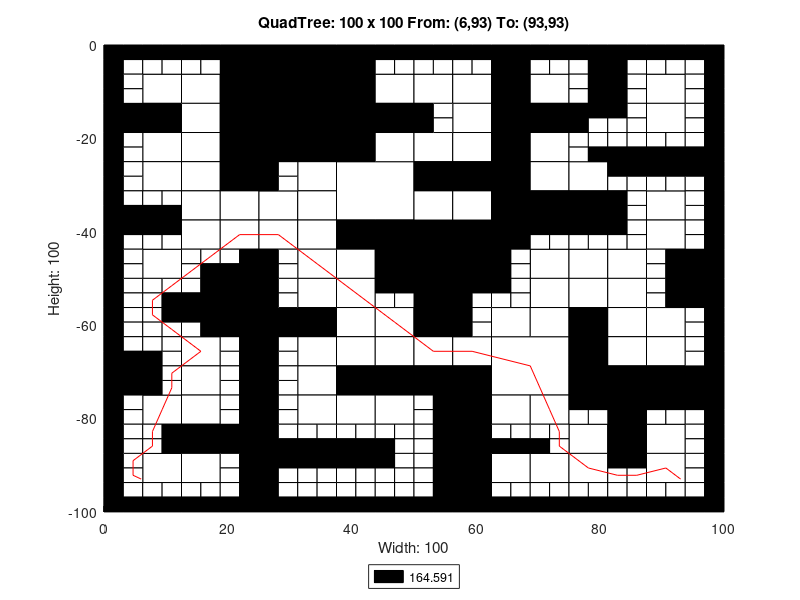

MATLAB code for this plot:
axis([0 100 -100 0]);
title('QuadTree: 100 x 100 From: (6,93) To: (93,93)');
xlabel('Width: 100');
ylabel('Height: 100');
rectangle('Position',[25 -12.5 12.5 12.5], 'FaceColor',[0 0 0]);
rectangle('Position',[25 -25 12.5 12.5], 'FaceColor',[0 0 0]);
rectangle('Position',[37.5 -37.5 12.5 12.5], 'FaceColor',[1 1 1]);
rectangle('Position',[50 -50 12.5 12.5], 'FaceColor',[0 0 0]);
rectangle('Position',[62.5 -75 12.5 12.5], 'FaceColor',[1 1 1]);
rectangle('Position',[6.25 -12.5 6.25 6.25], 'FaceColor',[1 1 1]);
rectangle('Position',[18.75 -6.25 6.25 6.25], 'FaceColor',[0 0 0]);
rectangle('Position',[12.5 -12.5 6.25 6.25], 'FaceColor',[1 1 1]);
rectangle('Position',[18.75 -12.5 6.25 6.25], 'FaceColor',[0 0 0]);
rectangle('Position',[0 -18.75 6.25 6.25], 'FaceColor',[0 0 0]);
rectangle('Position',[6.25 -18.75 6.25 6.25], 'FaceColor',[0 0 0]);
rectangle('Position',[6.25 -25 6.25 6.25], 'FaceColor',[1 1 1]);
rectangle('Position',[12.5 -18.75 6.25 6.25], 'FaceColor',[1 1 1]);
rectangle('Position',[18.75 -18.75 6.25 6.25], 'FaceColor',[0 0 0]);
rectangle('Position',[12.5 -25 6.25 6.25], 'FaceColor',[1 1 1]);
rectangle('Position',[18.75 -25 6.25 6.25], 'FaceColor',[0 0 0]);
rectangle('Position',[37.5 -6.25 6.25 6.25], 'FaceColor',[0 0 0]);
rectangle('Position',[37.5 -12.5 6.25 6.25], 'FaceColor',[0 0 0]);
rectangle('Position',[43.75 -12.5 6.25 6.25], 'FaceColor',[1 1 1]);
rectangle('Position',[37.5 -18.75 6.25 6.25], 'FaceColor',[0 0 0]);
rectangle('Position',[43.75 -18.75 6.25 6.25], 'FaceColor',[0 0 0]);
rectangle('Position',[37.5 -25 6.25 6.25], 'FaceColor',[0 0 0]);
rectangle('Position',[43.75 -25 6.25 6.25], 'FaceColor',[1 1 1]);
rectangle('Position',[6.25 -31.25 6.25 6.25], 'FaceColor',[1 1 1]);
rectangle('Position',[12.5 -31.25 6.25 6.25], 'FaceColor',[1 1 1]);
rectangle('Position',[18.75 -31.25 6.25 6.25], 'FaceColor',[0 0 0]);
rectangle('Position',[12.5 -37.5 6.25 6.25], 'FaceColor',[1 1 1]);
rectangle('Position',[18.75 -37.5 6.25 6.25], 'FaceColor',[1 1 1]);
rectangle('Position',[6.25 -50 6.25 6.25], 'FaceColor',[1 1 1]);
rectangle('Position',[12.5 -43.75 6.25 6.25], 'FaceColor',[1 1 1]);
rectangle('Position',[18.75 -43.75 6.25 6.25], 'FaceColor',[1 1 1]);
rectangle('Position',[31.25 -31.25 6.25 6.25], 'FaceColor',[1 1 1]);
rectangle('Position',[25 -37.5 6.25 6.25], 'FaceColor',[1 1 1]);
rectangle('Position',[31.25 -37.5 6.25 6.25], 'FaceColor',[1 1 1]);
rectangle('Position',[25 -43.75 6.25 6.25], 'FaceColor',[1 1 1]);
rectangle('Position',[31.25 -43.75 6.25 6.25], 'FaceColor',[1 1 1]);
rectangle('Position',[31.25 -50 6.25 6.25], 'FaceColor',[1 1 1]);
rectangle('Position',[37.5 -43.75 6.25 6.25], 'FaceColor',[0 0 0]);
rectangle('Position',[43.75 -43.75 6.25 6.25], 'FaceColor',[0 0 0]);
rectangle('Position',[37.5 -50 6.25 6.25], 'FaceColor',[1 1 1]);
rectangle('Position',[43.75 -50 6.25 6.25], 'FaceColor',[0 0 0]);
rectangle('Position',[50 -12.5 6.25 6.25], 'FaceColor',[1 1 1]);
rectangle('Position',[56.25 -12.5 6.25 6.25], 'FaceColor',[1 1 1]);
rectangle('Position',[62.5 -6.25 6.25 6.25], 'FaceColor',[0 0 0]);
rectangle('Position',[62.5 -12.5 6.25 6.25], 'FaceColor',[0 0 0]);
rectangle('Position',[68.75 -12.5 6.25 6.25], 'FaceColor',[1 1 1]);
rectangle('Position',[56.25 -18.75 6.25 6.25], 'FaceColor',[1 1 1]);
rectangle('Position',[50 -25 6.25 6.25], 'FaceColor',[1 1 1]);
rectangle('Position',[56.25 -25 6.25 6.25], 'FaceColor',[1 1 1]);
rectangle('Position',[62.5 -18.75 6.25 6.25], 'FaceColor',[0 0 0]);
rectangle('Position',[68.75 -18.75 6.25 6.25], 'FaceColor',[0 0 0]);
rectangle('Position',[62.5 -25 6.25 6.25], 'FaceColor',[0 0 0]);
rectangle('Position',[68.75 -25 6.25 6.25], 'FaceColor',[1 1 1]);
rectangle('Position',[87.5 -12.5 6.25 6.25], 'FaceColor',[1 1 1]);
rectangle('Position',[87.5 -18.75 6.25 6.25], 'FaceColor',[1 1 1]);
rectangle('Position',[50 -31.25 6.25 6.25], 'FaceColor',[0 0 0]);
rectangle('Position',[56.25 -31.25 6.25 6.25], 'FaceColor',[0 0 0]);
rectangle('Position',[50 -37.5 6.25 6.25], 'FaceColor',[1 1 1]);
rectangle('Position',[56.25 -37.5 6.25 6.25], 'FaceColor',[1 1 1]);
rectangle('Position',[62.5 -31.25 6.25 6.25], 'FaceColor',[0 0 0]);
rectangle('Position',[68.75 -31.25 6.25 6.25], 'FaceColor',[1 1 1]);
rectangle('Position',[62.5 -37.5 6.25 6.25], 'FaceColor',[0 0 0]);
rectangle('Position',[68.75 -37.5 6.25 6.25], 'FaceColor',[0 0 0]);
rectangle('Position',[62.5 -43.75 6.25 6.25], 'FaceColor',[0 0 0]);
rectangle('Position',[68.75 -50 6.25 6.25], 'FaceColor',[1 1 1]);
rectangle('Position',[75 -31.25 6.25 6.25], 'FaceColor',[1 1 1]);
rectangle('Position',[75 -37.5 6.25 6.25], 'FaceColor',[0 0 0]);
rectangle('Position',[87.5 -37.5 6.25 6.25], 'FaceColor',[1 1 1]);
rectangle('Position',[75 -50 6.25 6.25], 'FaceColor',[1 1 1]);
rectangle('Position',[81.25 -50 6.25 6.25], 'FaceColor',[1 1 1]);
rectangle('Position',[87.5 -43.75 6.25 6.25], 'FaceColor',[1 1 1]);
rectangle('Position',[93.75 -50 6.25 6.25], 'FaceColor',[0 0 0]);
rectangle('Position',[18.75 -56.25 6.25 6.25], 'FaceColor',[0 0 0]);
rectangle('Position',[18.75 -62.5 6.25 6.25], 'FaceColor',[0 0 0]);
rectangle('Position',[0 -75 6.25 6.25], 'FaceColor',[0 0 0]);
rectangle('Position',[12.5 -68.75 6.25 6.25], 'FaceColor',[1 1 1]);
rectangle('Position',[12.5 -75 6.25 6.25], 'FaceColor',[1 1 1]);
rectangle('Position',[31.25 -56.25 6.25 6.25], 'FaceColor',[1 1 1]);
rectangle('Position',[25 -62.5 6.25 6.25], 'FaceColor',[0 0 0]);
rectangle('Position',[31.25 -62.5 6.25 6.25], 'FaceColor',[0 0 0]);
rectangle('Position',[37.5 -56.25 6.25 6.25], 'FaceColor',[1 1 1]);
rectangle('Position',[37.5 -62.5 6.25 6.25], 'FaceColor',[1 1 1]);
rectangle('Position',[43.75 -62.5 6.25 6.25], 'FaceColor',[1 1 1]);
rectangle('Position',[31.25 -68.75 6.25 6.25], 'FaceColor',[1 1 1]);
rectangle('Position',[31.25 -75 6.25 6.25], 'FaceColor',[1 1 1]);
rectangle('Position',[37.5 -68.75 6.25 6.25], 'FaceColor',[1 1 1]);
rectangle('Position',[43.75 -68.75 6.25 6.25], 'FaceColor',[1 1 1]);
rectangle('Position',[37.5 -75 6.25 6.25], 'FaceColor',[0 0 0]);
rectangle('Position',[43.75 -75 6.25 6.25], 'FaceColor',[0 0 0]);
rectangle('Position',[6.25 -81.25 6.25 6.25], 'FaceColor',[1 1 1]);
rectangle('Position',[12.5 -81.25 6.25 6.25], 'FaceColor',[1 1 1]);
rectangle('Position',[12.5 -87.5 6.25 6.25], 'FaceColor',[0 0 0]);
rectangle('Position',[18.75 -87.5 6.25 6.25], 'FaceColor',[0 0 0]);
rectangle('Position',[6.25 -93.75 6.25 6.25], 'FaceColor',[1 1 1]);
rectangle('Position',[12.5 -93.75 6.25 6.25], 'FaceColor',[1 1 1]);
rectangle('Position',[31.25 -81.25 6.25 6.25], 'FaceColor',[1 1 1]);
rectangle('Position',[37.5 -81.25 6.25 6.25], 'FaceColor',[1 1 1]);
rectangle('Position',[43.75 -81.25 6.25 6.25], 'FaceColor',[1 1 1]);
rectangle('Position',[50 -56.25 6.25 6.25], 'FaceColor',[0 0 0]);
rectangle('Position',[50 -62.5 6.25 6.25], 'FaceColor',[0 0 0]);
rectangle('Position',[68.75 -56.25 6.25 6.25], 'FaceColor',[1 1 1]);
rectangle('Position',[62.5 -62.5 6.25 6.25], 'FaceColor',[1 1 1]);
rectangle('Position',[68.75 -62.5 6.25 6.25], 'FaceColor',[1 1 1]);
rectangle('Position',[50 -68.75 6.25 6.25], 'FaceColor',[1 1 1]);
rectangle('Position',[56.25 -68.75 6.25 6.25], 'FaceColor',[1 1 1]);
rectangle('Position',[50 -75 6.25 6.25], 'FaceColor',[0 0 0]);
rectangle('Position',[56.25 -75 6.25 6.25], 'FaceColor',[0 0 0]);
rectangle('Position',[75 -56.25 6.25 6.25], 'FaceColor',[1 1 1]);
rectangle('Position',[81.25 -56.25 6.25 6.25], 'FaceColor',[1 1 1]);
rectangle('Position',[75 -62.5 6.25 6.25], 'FaceColor',[0 0 0]);
rectangle('Position',[81.25 -62.5 6.25 6.25], 'FaceColor',[1 1 1]);
rectangle('Position',[93.75 -56.25 6.25 6.25], 'FaceColor',[0 0 0]);
rectangle('Position',[87.5 -62.5 6.25 6.25], 'FaceColor',[1 1 1]);
rectangle('Position',[75 -68.75 6.25 6.25], 'FaceColor',[0 0 0]);
rectangle('Position',[81.25 -68.75 6.25 6.25], 'FaceColor',[1 1 1]);
rectangle('Position',[75 -75 6.25 6.25], 'FaceColor',[0 0 0]);
rectangle('Position',[81.25 -75 6.25 6.25], 'FaceColor',[0 0 0]);
rectangle('Position',[87.5 -68.75 6.25 6.25], 'FaceColor',[1 1 1]);
rectangle('Position',[87.5 -75 6.25 6.25], 'FaceColor',[0 0 0]);
rectangle('Position',[93.75 -75 6.25 6.25], 'FaceColor',[0 0 0]);
rectangle('Position',[56.25 -81.25 6.25 6.25], 'FaceColor',[0 0 0]);
rectangle('Position',[56.25 -87.5 6.25 6.25], 'FaceColor',[0 0 0]);
rectangle('Position',[62.5 -81.25 6.25 6.25], 'FaceColor',[1 1 1]);
rectangle('Position',[68.75 -81.25 6.25 6.25], 'FaceColor',[1 1 1]);
rectangle('Position',[56.25 -93.75 6.25 6.25], 'FaceColor',[0 0 0]);
rectangle('Position',[56.25 -100 6.25 6.25], 'FaceColor',[0 0 0]);
rectangle('Position',[62.5 -93.75 6.25 6.25], 'FaceColor',[1 1 1]);
rectangle('Position',[68.75 -93.75 6.25 6.25], 'FaceColor',[1 1 1]);
rectangle('Position',[81.25 -81.25 6.25 6.25], 'FaceColor',[0 0 0]);
rectangle('Position',[75 -87.5 6.25 6.25], 'FaceColor',[1 1 1]);
rectangle('Position',[81.25 -87.5 6.25 6.25], 'FaceColor',[0 0 0]);
rectangle('Position',[87.5 -87.5 6.25 6.25], 'FaceColor',[1 1 1]);
rectangle('Position',[75 -93.75 6.25 6.25], 'FaceColor',[1 1 1]);
rectangle('Position',[87.5 -93.75 6.25 6.25], 'FaceColor',[1 1 1]);
rectangle('Position',[0 -3.125 3.125 3.125], 'FaceColor',[0 0 0]);
rectangle('Position',[3.125 -3.125 3.125 3.125], 'FaceColor',[0 0 0]);
rectangle('Position',[0 -6.25 3.125 3.125], 'FaceColor',[0 0 0]);
rectangle('Position',[3.125 -6.25 3.125 3.125], 'FaceColor',[1 1 1]);
rectangle('Position',[6.25 -3.125 3.125 3.125], 'FaceColor',[0 0 0]);
rectangle('Position',[9.375 -3.125 3.125 3.125], 'FaceColor',[0 0 0]);
rectangle('Position',[6.25 -6.25 3.125 3.125], 'FaceColor',[1 1 1]);
rectangle('Position',[9.375 -6.25 3.125 3.125], 'FaceColor',[1 1 1]);
rectangle('Position',[0 -9.375 3.125 3.125], 'FaceColor',[0 0 0]);
rectangle('Position',[3.125 -9.375 3.125 3.125], 'FaceColor',[1 1 1]);
rectangle('Position',[0 -12.5 3.125 3.125], 'FaceColor',[0 0 0]);
rectangle('Position',[3.125 -12.5 3.125 3.125], 'FaceColor',[1 1 1]);
rectangle('Position',[12.5 -3.125 3.125 3.125], 'FaceColor',[0 0 0]);
rectangle('Position',[15.625 -3.125 3.125 3.125], 'FaceColor',[0 0 0]);
rectangle('Position',[12.5 -6.25 3.125 3.125], 'FaceColor',[1 1 1]);
rectangle('Position',[15.625 -6.25 3.125 3.125], 'FaceColor',[1 1 1]);
rectangle('Position',[0 -21.875 3.125 3.125], 'FaceColor',[0 0 0]);
rectangle('Position',[3.125 -21.875 3.125 3.125], 'FaceColor',[1 1 1]);
rectangle('Position',[0 -25 3.125 3.125], 'FaceColor',[0 0 0]);
rectangle('Position',[3.125 -25 3.125 3.125], 'FaceColor',[1 1 1]);
rectangle('Position',[43.75 -3.125 3.125 3.125], 'FaceColor',[0 0 0]);
rectangle('Position',[46.875 -3.125 3.125 3.125], 'FaceColor',[0 0 0]);
rectangle('Position',[43.75 -6.25 3.125 3.125], 'FaceColor',[1 1 1]);
rectangle('Position',[46.875 -6.25 3.125 3.125], 'FaceColor',[1 1 1]);
rectangle('Position',[0 -28.125 3.125 3.125], 'FaceColor',[0 0 0]);
rectangle('Position',[3.125 -28.125 3.125 3.125], 'FaceColor',[1 1 1]);
rectangle('Position',[0 -31.25 3.125 3.125], 'FaceColor',[0 0 0]);
rectangle('Position',[3.125 -31.25 3.125 3.125], 'FaceColor',[1 1 1]);
rectangle('Position',[0 -34.375 3.125 3.125], 'FaceColor',[0 0 0]);
rectangle('Position',[3.125 -34.375 3.125 3.125], 'FaceColor',[1 1 1]);
rectangle('Position',[0 -37.5 3.125 3.125], 'FaceColor',[0 0 0]);
rectangle('Position',[3.125 -37.5 3.125 3.125], 'FaceColor',[0 0 0]);
rectangle('Position',[6.25 -34.375 3.125 3.125], 'FaceColor',[1 1 1]);
rectangle('Position',[9.375 -34.375 3.125 3.125], 'FaceColor',[1 1 1]);
rectangle('Position',[6.25 -37.5 3.125 3.125], 'FaceColor',[0 0 0]);
rectangle('Position',[9.375 -37.5 3.125 3.125], 'FaceColor',[0 0 0]);
rectangle('Position',[0 -40.625 3.125 3.125], 'FaceColor',[0 0 0]);
rectangle('Position',[3.125 -40.625 3.125 3.125], 'FaceColor',[0 0 0]);
rectangle('Position',[0 -43.75 3.125 3.125], 'FaceColor',[0 0 0]);
rectangle('Position',[3.125 -43.75 3.125 3.125], 'FaceColor',[1 1 1]);
rectangle('Position',[6.25 -40.625 3.125 3.125], 'FaceColor',[0 0 0]);
rectangle('Position',[9.375 -40.625 3.125 3.125], 'FaceColor',[0 0 0]);
rectangle('Position',[6.25 -43.75 3.125 3.125], 'FaceColor',[1 1 1]);
rectangle('Position',[9.375 -43.75 3.125 3.125], 'FaceColor',[1 1 1]);
rectangle('Position',[0 -46.875 3.125 3.125], 'FaceColor',[0 0 0]);
rectangle('Position',[3.125 -46.875 3.125 3.125], 'FaceColor',[1 1 1]);
rectangle('Position',[0 -50 3.125 3.125], 'FaceColor',[0 0 0]);
rectangle('Position',[3.125 -50 3.125 3.125], 'FaceColor',[1 1 1]);
rectangle('Position',[12.5 -46.875 3.125 3.125], 'FaceColor',[1 1 1]);
rectangle('Position',[15.625 -46.875 3.125 3.125], 'FaceColor',[1 1 1]);
rectangle('Position',[12.5 -50 3.125 3.125], 'FaceColor',[1 1 1]);
rectangle('Position',[15.625 -50 3.125 3.125], 'FaceColor',[0 0 0]);
rectangle('Position',[18.75 -46.875 3.125 3.125], 'FaceColor',[1 1 1]);
rectangle('Position',[21.875 -46.875 3.125 3.125], 'FaceColor',[0 0 0]);
rectangle('Position',[18.75 -50 3.125 3.125], 'FaceColor',[0 0 0]);
rectangle('Position',[21.875 -50 3.125 3.125], 'FaceColor',[0 0 0]);
rectangle('Position',[25 -28.125 3.125 3.125], 'FaceColor',[0 0 0]);
rectangle('Position',[28.125 -28.125 3.125 3.125], 'FaceColor',[1 1 1]);
rectangle('Position',[25 -31.25 3.125 3.125], 'FaceColor',[0 0 0]);
rectangle('Position',[28.125 -31.25 3.125 3.125], 'FaceColor',[1 1 1]);
rectangle('Position',[25 -46.875 3.125 3.125], 'FaceColor',[0 0 0]);
rectangle('Position',[28.125 -46.875 3.125 3.125], 'FaceColor',[1 1 1]);
rectangle('Position',[25 -50 3.125 3.125], 'FaceColor',[0 0 0]);
rectangle('Position',[28.125 -50 3.125 3.125], 'FaceColor',[1 1 1]);
rectangle('Position',[50 -3.125 3.125 3.125], 'FaceColor',[0 0 0]);
rectangle('Position',[53.125 -3.125 3.125 3.125], 'FaceColor',[0 0 0]);
rectangle('Position',[50 -6.25 3.125 3.125], 'FaceColor',[1 1 1]);
rectangle('Position',[53.125 -6.25 3.125 3.125], 'FaceColor',[1 1 1]);
rectangle('Position',[56.25 -3.125 3.125 3.125], 'FaceColor',[0 0 0]);
rectangle('Position',[59.375 -3.125 3.125 3.125], 'FaceColor',[0 0 0]);
rectangle('Position',[56.25 -6.25 3.125 3.125], 'FaceColor',[1 1 1]);
rectangle('Position',[59.375 -6.25 3.125 3.125], 'FaceColor',[1 1 1]);
rectangle('Position',[68.75 -3.125 3.125 3.125], 'FaceColor',[0 0 0]);
rectangle('Position',[71.875 -3.125 3.125 3.125], 'FaceColor',[0 0 0]);
rectangle('Position',[68.75 -6.25 3.125 3.125], 'FaceColor',[1 1 1]);
rectangle('Position',[71.875 -6.25 3.125 3.125], 'FaceColor',[1 1 1]);
rectangle('Position',[50 -15.625 3.125 3.125], 'FaceColor',[0 0 0]);
rectangle('Position',[53.125 -15.625 3.125 3.125], 'FaceColor',[1 1 1]);
rectangle('Position',[50 -18.75 3.125 3.125], 'FaceColor',[0 0 0]);
rectangle('Position',[53.125 -18.75 3.125 3.125], 'FaceColor',[1 1 1]);
rectangle('Position',[75 -3.125 3.125 3.125], 'FaceColor',[0 0 0]);
rectangle('Position',[78.125 -3.125 3.125 3.125], 'FaceColor',[0 0 0]);
rectangle('Position',[75 -6.25 3.125 3.125], 'FaceColor',[1 1 1]);
rectangle('Position',[78.125 -6.25 3.125 3.125], 'FaceColor',[0 0 0]);
rectangle('Position',[81.25 -3.125 3.125 3.125], 'FaceColor',[0 0 0]);
rectangle('Position',[84.375 -3.125 3.125 3.125], 'FaceColor',[0 0 0]);
rectangle('Position',[81.25 -6.25 3.125 3.125], 'FaceColor',[0 0 0]);
rectangle('Position',[84.375 -6.25 3.125 3.125], 'FaceColor',[1 1 1]);
rectangle('Position',[75 -9.375 3.125 3.125], 'FaceColor',[1 1 1]);
rectangle('Position',[78.125 -9.375 3.125 3.125], 'FaceColor',[0 0 0]);
rectangle('Position',[75 -12.5 3.125 3.125], 'FaceColor',[1 1 1]);
rectangle('Position',[78.125 -12.5 3.125 3.125], 'FaceColor',[0 0 0]);
rectangle('Position',[81.25 -9.375 3.125 3.125], 'FaceColor',[0 0 0]);
rectangle('Position',[84.375 -9.375 3.125 3.125], 'FaceColor',[1 1 1]);
rectangle('Position',[81.25 -12.5 3.125 3.125], 'FaceColor',[0 0 0]);
rectangle('Position',[84.375 -12.5 3.125 3.125], 'FaceColor',[1 1 1]);
rectangle('Position',[87.5 -3.125 3.125 3.125], 'FaceColor',[0 0 0]);
rectangle('Position',[90.625 -3.125 3.125 3.125], 'FaceColor',[0 0 0]);
rectangle('Position',[87.5 -6.25 3.125 3.125], 'FaceColor',[1 1 1]);
rectangle('Position',[90.625 -6.25 3.125 3.125], 'FaceColor',[1 1 1]);
rectangle('Position',[93.75 -3.125 3.125 3.125], 'FaceColor',[0 0 0]);
rectangle('Position',[96.875 -3.125 3.125 3.125], 'FaceColor',[0 0 0]);
rectangle('Position',[93.75 -6.25 3.125 3.125], 'FaceColor',[1 1 1]);
rectangle('Position',[96.875 -6.25 3.125 3.125], 'FaceColor',[0 0 0]);
rectangle('Position',[93.75 -9.375 3.125 3.125], 'FaceColor',[1 1 1]);
rectangle('Position',[96.875 -9.375 3.125 3.125], 'FaceColor',[0 0 0]);
rectangle('Position',[93.75 -12.5 3.125 3.125], 'FaceColor',[1 1 1]);
rectangle('Position',[96.875 -12.5 3.125 3.125], 'FaceColor',[0 0 0]);
rectangle('Position',[75 -15.625 3.125 3.125], 'FaceColor',[0 0 0]);
rectangle('Position',[78.125 -15.625 3.125 3.125], 'FaceColor',[0 0 0]);
rectangle('Position',[75 -18.75 3.125 3.125], 'FaceColor',[0 0 0]);
rectangle('Position',[78.125 -18.75 3.125 3.125], 'FaceColor',[1 1 1]);
rectangle('Position',[81.25 -15.625 3.125 3.125], 'FaceColor',[0 0 0]);
rectangle('Position',[84.375 -15.625 3.125 3.125], 'FaceColor',[1 1 1]);
rectangle('Position',[81.25 -18.75 3.125 3.125], 'FaceColor',[1 1 1]);
rectangle('Position',[84.375 -18.75 3.125 3.125], 'FaceColor',[1 1 1]);
rectangle('Position',[75 -21.875 3.125 3.125], 'FaceColor',[1 1 1]);
rectangle('Position',[78.125 -21.875 3.125 3.125], 'FaceColor',[1 1 1]);
rectangle('Position',[75 -25 3.125 3.125], 'FaceColor',[1 1 1]);
rectangle('Position',[78.125 -25 3.125 3.125], 'FaceColor',[0 0 0]);
rectangle('Position',[81.25 -21.875 3.125 3.125], 'FaceColor',[1 1 1]);
rectangle('Position',[84.375 -21.875 3.125 3.125], 'FaceColor',[1 1 1]);
rectangle('Position',[81.25 -25 3.125 3.125], 'FaceColor',[0 0 0]);
rectangle('Position',[84.375 -25 3.125 3.125], 'FaceColor',[0 0 0]);
rectangle('Position',[93.75 -15.625 3.125 3.125], 'FaceColor',[1 1 1]);
rectangle('Position',[96.875 -15.625 3.125 3.125], 'FaceColor',[0 0 0]);
rectangle('Position',[93.75 -18.75 3.125 3.125], 'FaceColor',[1 1 1]);
rectangle('Position',[96.875 -18.75 3.125 3.125], 'FaceColor',[0 0 0]);
rectangle('Position',[87.5 -21.875 3.125 3.125], 'FaceColor',[1 1 1]);
rectangle('Position',[90.625 -21.875 3.125 3.125], 'FaceColor',[1 1 1]);
rectangle('Position',[87.5 -25 3.125 3.125], 'FaceColor',[0 0 0]);
rectangle('Position',[90.625 -25 3.125 3.125], 'FaceColor',[0 0 0]);
rectangle('Position',[93.75 -21.875 3.125 3.125], 'FaceColor',[1 1 1]);
rectangle('Position',[96.875 -21.875 3.125 3.125], 'FaceColor',[0 0 0]);
rectangle('Position',[93.75 -25 3.125 3.125], 'FaceColor',[0 0 0]);
rectangle('Position',[96.875 -25 3.125 3.125], 'FaceColor',[0 0 0]);
rectangle('Position',[68.75 -40.625 3.125 3.125], 'FaceColor',[0 0 0]);
rectangle('Position',[71.875 -40.625 3.125 3.125], 'FaceColor',[0 0 0]);
rectangle('Position',[68.75 -43.75 3.125 3.125], 'FaceColor',[1 1 1]);
rectangle('Position',[71.875 -43.75 3.125 3.125], 'FaceColor',[1 1 1]);
rectangle('Position',[62.5 -46.875 3.125 3.125], 'FaceColor',[0 0 0]);
rectangle('Position',[65.625 -46.875 3.125 3.125], 'FaceColor',[1 1 1]);
rectangle('Position',[62.5 -50 3.125 3.125], 'FaceColor',[0 0 0]);
rectangle('Position',[65.625 -50 3.125 3.125], 'FaceColor',[1 1 1]);
rectangle('Position',[81.25 -28.125 3.125 3.125], 'FaceColor',[0 0 0]);
rectangle('Position',[84.375 -28.125 3.125 3.125], 'FaceColor',[0 0 0]);
rectangle('Position',[81.25 -31.25 3.125 3.125], 'FaceColor',[1 1 1]);
rectangle('Position',[84.375 -31.25 3.125 3.125], 'FaceColor',[1 1 1]);
rectangle('Position',[81.25 -34.375 3.125 3.125], 'FaceColor',[0 0 0]);
rectangle('Position',[84.375 -34.375 3.125 3.125], 'FaceColor',[1 1 1]);
rectangle('Position',[81.25 -37.5 3.125 3.125], 'FaceColor',[0 0 0]);
rectangle('Position',[84.375 -37.5 3.125 3.125], 'FaceColor',[1 1 1]);
rectangle('Position',[87.5 -28.125 3.125 3.125], 'FaceColor',[0 0 0]);
rectangle('Position',[90.625 -28.125 3.125 3.125], 'FaceColor',[0 0 0]);
rectangle('Position',[87.5 -31.25 3.125 3.125], 'FaceColor',[1 1 1]);
rectangle('Position',[90.625 -31.25 3.125 3.125], 'FaceColor',[1 1 1]);
rectangle('Position',[93.75 -28.125 3.125 3.125], 'FaceColor',[0 0 0]);
rectangle('Position',[96.875 -28.125 3.125 3.125], 'FaceColor',[0 0 0]);
rectangle('Position',[93.75 -31.25 3.125 3.125], 'FaceColor',[1 1 1]);
rectangle('Position',[96.875 -31.25 3.125 3.125], 'FaceColor',[0 0 0]);
rectangle('Position',[93.75 -34.375 3.125 3.125], 'FaceColor',[1 1 1]);
rectangle('Position',[96.875 -34.375 3.125 3.125], 'FaceColor',[0 0 0]);
rectangle('Position',[93.75 -37.5 3.125 3.125], 'FaceColor',[1 1 1]);
rectangle('Position',[96.875 -37.5 3.125 3.125], 'FaceColor',[0 0 0]);
rectangle('Position',[75 -40.625 3.125 3.125], 'FaceColor',[0 0 0]);
rectangle('Position',[78.125 -40.625 3.125 3.125], 'FaceColor',[0 0 0]);
rectangle('Position',[75 -43.75 3.125 3.125], 'FaceColor',[1 1 1]);
rectangle('Position',[78.125 -43.75 3.125 3.125], 'FaceColor',[1 1 1]);
rectangle('Position',[81.25 -40.625 3.125 3.125], 'FaceColor',[0 0 0]);
rectangle('Position',[84.375 -40.625 3.125 3.125], 'FaceColor',[1 1 1]);
rectangle('Position',[81.25 -43.75 3.125 3.125], 'FaceColor',[1 1 1]);
rectangle('Position',[84.375 -43.75 3.125 3.125], 'FaceColor',[1 1 1]);
rectangle('Position',[93.75 -40.625 3.125 3.125], 'FaceColor',[1 1 1]);
rectangle('Position',[96.875 -40.625 3.125 3.125], 'FaceColor',[0 0 0]);
rectangle('Position',[93.75 -43.75 3.125 3.125], 'FaceColor',[1 1 1]);
rectangle('Position',[96.875 -43.75 3.125 3.125], 'FaceColor',[0 0 0]);
rectangle('Position',[87.5 -46.875 3.125 3.125], 'FaceColor',[1 1 1]);
rectangle('Position',[90.625 -46.875 3.125 3.125], 'FaceColor',[0 0 0]);
rectangle('Position',[87.5 -50 3.125 3.125], 'FaceColor',[1 1 1]);
rectangle('Position',[90.625 -50 3.125 3.125], 'FaceColor',[0 0 0]);
rectangle('Position',[0 -53.125 3.125 3.125], 'FaceColor',[0 0 0]);
rectangle('Position',[3.125 -53.125 3.125 3.125], 'FaceColor',[1 1 1]);
rectangle('Position',[0 -56.25 3.125 3.125], 'FaceColor',[0 0 0]);
rectangle('Position',[3.125 -56.25 3.125 3.125], 'FaceColor',[1 1 1]);
rectangle('Position',[6.25 -53.125 3.125 3.125], 'FaceColor',[1 1 1]);
rectangle('Position',[9.375 -53.125 3.125 3.125], 'FaceColor',[1 1 1]);
rectangle('Position',[6.25 -56.25 3.125 3.125], 'FaceColor',[1 1 1]);
rectangle('Position',[9.375 -56.25 3.125 3.125], 'FaceColor',[0 0 0]);
rectangle('Position',[0 -59.375 3.125 3.125], 'FaceColor',[0 0 0]);
rectangle('Position',[3.125 -59.375 3.125 3.125], 'FaceColor',[1 1 1]);
rectangle('Position',[0 -62.5 3.125 3.125], 'FaceColor',[0 0 0]);
rectangle('Position',[3.125 -62.5 3.125 3.125], 'FaceColor',[1 1 1]);
rectangle('Position',[6.25 -59.375 3.125 3.125], 'FaceColor',[1 1 1]);
rectangle('Position',[9.375 -59.375 3.125 3.125], 'FaceColor',[0 0 0]);
rectangle('Position',[6.25 -62.5 3.125 3.125], 'FaceColor',[1 1 1]);
rectangle('Position',[9.375 -62.5 3.125 3.125], 'FaceColor',[1 1 1]);
rectangle('Position',[12.5 -53.125 3.125 3.125], 'FaceColor',[1 1 1]);
rectangle('Position',[15.625 -53.125 3.125 3.125], 'FaceColor',[0 0 0]);
rectangle('Position',[12.5 -56.25 3.125 3.125], 'FaceColor',[0 0 0]);
rectangle('Position',[15.625 -56.25 3.125 3.125], 'FaceColor',[0 0 0]);
rectangle('Position',[12.5 -59.375 3.125 3.125], 'FaceColor',[0 0 0]);
rectangle('Position',[15.625 -59.375 3.125 3.125], 'FaceColor',[0 0 0]);
rectangle('Position',[12.5 -62.5 3.125 3.125], 'FaceColor',[1 1 1]);
rectangle('Position',[15.625 -62.5 3.125 3.125], 'FaceColor',[0 0 0]);
rectangle('Position',[0 -65.625 3.125 3.125], 'FaceColor',[0 0 0]);
rectangle('Position',[3.125 -65.625 3.125 3.125], 'FaceColor',[1 1 1]);
rectangle('Position',[0 -68.75 3.125 3.125], 'FaceColor',[0 0 0]);
rectangle('Position',[3.125 -68.75 3.125 3.125], 'FaceColor',[0 0 0]);
rectangle('Position',[6.25 -65.625 3.125 3.125], 'FaceColor',[1 1 1]);
rectangle('Position',[9.375 -65.625 3.125 3.125], 'FaceColor',[1 1 1]);
rectangle('Position',[6.25 -68.75 3.125 3.125], 'FaceColor',[0 0 0]);
rectangle('Position',[9.375 -68.75 3.125 3.125], 'FaceColor',[1 1 1]);
rectangle('Position',[6.25 -71.875 3.125 3.125], 'FaceColor',[0 0 0]);
rectangle('Position',[9.375 -71.875 3.125 3.125], 'FaceColor',[1 1 1]);
rectangle('Position',[6.25 -75 3.125 3.125], 'FaceColor',[0 0 0]);
rectangle('Position',[9.375 -75 3.125 3.125], 'FaceColor',[1 1 1]);
rectangle('Position',[18.75 -65.625 3.125 3.125], 'FaceColor',[1 1 1]);
rectangle('Position',[21.875 -65.625 3.125 3.125], 'FaceColor',[0 0 0]);
rectangle('Position',[18.75 -68.75 3.125 3.125], 'FaceColor',[1 1 1]);
rectangle('Position',[21.875 -68.75 3.125 3.125], 'FaceColor',[0 0 0]);
rectangle('Position',[18.75 -71.875 3.125 3.125], 'FaceColor',[1 1 1]);
rectangle('Position',[21.875 -71.875 3.125 3.125], 'FaceColor',[0 0 0]);
rectangle('Position',[18.75 -75 3.125 3.125], 'FaceColor',[1 1 1]);
rectangle('Position',[21.875 -75 3.125 3.125], 'FaceColor',[0 0 0]);
rectangle('Position',[25 -53.125 3.125 3.125], 'FaceColor',[0 0 0]);
rectangle('Position',[28.125 -53.125 3.125 3.125], 'FaceColor',[1 1 1]);
rectangle('Position',[25 -56.25 3.125 3.125], 'FaceColor',[0 0 0]);
rectangle('Position',[28.125 -56.25 3.125 3.125], 'FaceColor',[1 1 1]);
rectangle('Position',[43.75 -53.125 3.125 3.125], 'FaceColor',[0 0 0]);
rectangle('Position',[46.875 -53.125 3.125 3.125], 'FaceColor',[0 0 0]);
rectangle('Position',[43.75 -56.25 3.125 3.125], 'FaceColor',[1 1 1]);
rectangle('Position',[46.875 -56.25 3.125 3.125], 'FaceColor',[1 1 1]);
rectangle('Position',[25 -65.625 3.125 3.125], 'FaceColor',[0 0 0]);
rectangle('Position',[28.125 -65.625 3.125 3.125], 'FaceColor',[1 1 1]);
rectangle('Position',[25 -68.75 3.125 3.125], 'FaceColor',[0 0 0]);
rectangle('Position',[28.125 -68.75 3.125 3.125], 'FaceColor',[1 1 1]);
rectangle('Position',[25 -71.875 3.125 3.125], 'FaceColor',[0 0 0]);
rectangle('Position',[28.125 -71.875 3.125 3.125], 'FaceColor',[1 1 1]);
rectangle('Position',[25 -75 3.125 3.125], 'FaceColor',[0 0 0]);
rectangle('Position',[28.125 -75 3.125 3.125], 'FaceColor',[1 1 1]);
rectangle('Position',[0 -78.125 3.125 3.125], 'FaceColor',[0 0 0]);
rectangle('Position',[3.125 -78.125 3.125 3.125], 'FaceColor',[1 1 1]);
rectangle('Position',[0 -81.25 3.125 3.125], 'FaceColor',[0 0 0]);
rectangle('Position',[3.125 -81.25 3.125 3.125], 'FaceColor',[1 1 1]);
rectangle('Position',[0 -84.375 3.125 3.125], 'FaceColor',[0 0 0]);
rectangle('Position',[3.125 -84.375 3.125 3.125], 'FaceColor',[1 1 1]);
rectangle('Position',[0 -87.5 3.125 3.125], 'FaceColor',[0 0 0]);
rectangle('Position',[3.125 -87.5 3.125 3.125], 'FaceColor',[1 1 1]);
rectangle('Position',[6.25 -84.375 3.125 3.125], 'FaceColor',[1 1 1]);
rectangle('Position',[9.375 -84.375 3.125 3.125], 'FaceColor',[0 0 0]);
rectangle('Position',[6.25 -87.5 3.125 3.125], 'FaceColor',[1 1 1]);
rectangle('Position',[9.375 -87.5 3.125 3.125], 'FaceColor',[0 0 0]);
rectangle('Position',[18.75 -78.125 3.125 3.125], 'FaceColor',[1 1 1]);
rectangle('Position',[21.875 -78.125 3.125 3.125], 'FaceColor',[0 0 0]);
rectangle('Position',[18.75 -81.25 3.125 3.125], 'FaceColor',[1 1 1]);
rectangle('Position',[21.875 -81.25 3.125 3.125], 'FaceColor',[0 0 0]);
rectangle('Position',[0 -90.625 3.125 3.125], 'FaceColor',[0 0 0]);
rectangle('Position',[3.125 -90.625 3.125 3.125], 'FaceColor',[1 1 1]);
rectangle('Position',[0 -93.75 3.125 3.125], 'FaceColor',[0 0 0]);
rectangle('Position',[3.125 -93.75 3.125 3.125], 'FaceColor',[1 1 1]);
rectangle('Position',[0 -96.875 3.125 3.125], 'FaceColor',[0 0 0]);
rectangle('Position',[3.125 -96.875 3.125 3.125], 'FaceColor',[1 1 1]);
rectangle('Position',[0 -100 3.125 3.125], 'FaceColor',[0 0 0]);
rectangle('Position',[3.125 -100 3.125 3.125], 'FaceColor',[0 0 0]);
rectangle('Position',[6.25 -96.875 3.125 3.125], 'FaceColor',[1 1 1]);
rectangle('Position',[9.375 -96.875 3.125 3.125], 'FaceColor',[1 1 1]);
rectangle('Position',[6.25 -100 3.125 3.125], 'FaceColor',[0 0 0]);
rectangle('Position',[9.375 -100 3.125 3.125], 'FaceColor',[0 0 0]);
rectangle('Position',[18.75 -90.625 3.125 3.125], 'FaceColor',[1 1 1]);
rectangle('Position',[21.875 -90.625 3.125 3.125], 'FaceColor',[0 0 0]);
rectangle('Position',[18.75 -93.75 3.125 3.125], 'FaceColor',[1 1 1]);
rectangle('Position',[21.875 -93.75 3.125 3.125], 'FaceColor',[0 0 0]);
rectangle('Position',[12.5 -96.875 3.125 3.125], 'FaceColor',[1 1 1]);
rectangle('Position',[15.625 -96.875 3.125 3.125], 'FaceColor',[1 1 1]);
rectangle('Position',[12.5 -100 3.125 3.125], 'FaceColor',[0 0 0]);
rectangle('Position',[15.625 -100 3.125 3.125], 'FaceColor',[0 0 0]);
rectangle('Position',[18.75 -96.875 3.125 3.125], 'FaceColor',[1 1 1]);
rectangle('Position',[21.875 -96.875 3.125 3.125], 'FaceColor',[0 0 0]);
rectangle('Position',[18.75 -100 3.125 3.125], 'FaceColor',[0 0 0]);
rectangle('Position',[21.875 -100 3.125 3.125], 'FaceColor',[0 0 0]);
rectangle('Position',[25 -78.125 3.125 3.125], 'FaceColor',[0 0 0]);
rectangle('Position',[28.125 -78.125 3.125 3.125], 'FaceColor',[1 1 1]);
rectangle('Position',[25 -81.25 3.125 3.125], 'FaceColor',[0 0 0]);
rectangle('Position',[28.125 -81.25 3.125 3.125], 'FaceColor',[1 1 1]);
rectangle('Position',[25 -84.375 3.125 3.125], 'FaceColor',[0 0 0]);
rectangle('Position',[28.125 -84.375 3.125 3.125], 'FaceColor',[1 1 1]);
rectangle('Position',[25 -87.5 3.125 3.125], 'FaceColor',[0 0 0]);
rectangle('Position',[28.125 -87.5 3.125 3.125], 'FaceColor',[0 0 0]);
rectangle('Position',[31.25 -84.375 3.125 3.125], 'FaceColor',[1 1 1]);
rectangle('Position',[34.375 -84.375 3.125 3.125], 'FaceColor',[1 1 1]);
rectangle('Position',[31.25 -87.5 3.125 3.125], 'FaceColor',[0 0 0]);
rectangle('Position',[34.375 -87.5 3.125 3.125], 'FaceColor',[0 0 0]);
rectangle('Position',[37.5 -84.375 3.125 3.125], 'FaceColor',[1 1 1]);
rectangle('Position',[40.625 -84.375 3.125 3.125], 'FaceColor',[1 1 1]);
rectangle('Position',[37.5 -87.5 3.125 3.125], 'FaceColor',[0 0 0]);
rectangle('Position',[40.625 -87.5 3.125 3.125], 'FaceColor',[0 0 0]);
rectangle('Position',[43.75 -84.375 3.125 3.125], 'FaceColor',[1 1 1]);
rectangle('Position',[46.875 -84.375 3.125 3.125], 'FaceColor',[1 1 1]);
rectangle('Position',[43.75 -87.5 3.125 3.125], 'FaceColor',[0 0 0]);
rectangle('Position',[46.875 -87.5 3.125 3.125], 'FaceColor',[1 1 1]);
rectangle('Position',[25 -90.625 3.125 3.125], 'FaceColor',[0 0 0]);
rectangle('Position',[28.125 -90.625 3.125 3.125], 'FaceColor',[0 0 0]);
rectangle('Position',[25 -93.75 3.125 3.125], 'FaceColor',[0 0 0]);
rectangle('Position',[28.125 -93.75 3.125 3.125], 'FaceColor',[1 1 1]);
rectangle('Position',[31.25 -90.625 3.125 3.125], 'FaceColor',[0 0 0]);
rectangle('Position',[34.375 -90.625 3.125 3.125], 'FaceColor',[0 0 0]);
rectangle('Position',[31.25 -93.75 3.125 3.125], 'FaceColor',[1 1 1]);
rectangle('Position',[34.375 -93.75 3.125 3.125], 'FaceColor',[1 1 1]);
rectangle('Position',[25 -96.875 3.125 3.125], 'FaceColor',[0 0 0]);
rectangle('Position',[28.125 -96.875 3.125 3.125], 'FaceColor',[1 1 1]);
rectangle('Position',[25 -100 3.125 3.125], 'FaceColor',[0 0 0]);
rectangle('Position',[28.125 -100 3.125 3.125], 'FaceColor',[0 0 0]);
rectangle('Position',[31.25 -96.875 3.125 3.125], 'FaceColor',[1 1 1]);
rectangle('Position',[34.375 -96.875 3.125 3.125], 'FaceColor',[1 1 1]);
rectangle('Position',[31.25 -100 3.125 3.125], 'FaceColor',[0 0 0]);
rectangle('Position',[34.375 -100 3.125 3.125], 'FaceColor',[0 0 0]);
rectangle('Position',[37.5 -90.625 3.125 3.125], 'FaceColor',[0 0 0]);
rectangle('Position',[40.625 -90.625 3.125 3.125], 'FaceColor',[0 0 0]);
rectangle('Position',[37.5 -93.75 3.125 3.125], 'FaceColor',[1 1 1]);
rectangle('Position',[40.625 -93.75 3.125 3.125], 'FaceColor',[1 1 1]);
rectangle('Position',[43.75 -90.625 3.125 3.125], 'FaceColor',[0 0 0]);
rectangle('Position',[46.875 -90.625 3.125 3.125], 'FaceColor',[1 1 1]);
rectangle('Position',[43.75 -93.75 3.125 3.125], 'FaceColor',[1 1 1]);
rectangle('Position',[46.875 -93.75 3.125 3.125], 'FaceColor',[1 1 1]);
rectangle('Position',[37.5 -96.875 3.125 3.125], 'FaceColor',[1 1 1]);
rectangle('Position',[40.625 -96.875 3.125 3.125], 'FaceColor',[1 1 1]);
rectangle('Position',[37.5 -100 3.125 3.125], 'FaceColor',[0 0 0]);
rectangle('Position',[40.625 -100 3.125 3.125], 'FaceColor',[0 0 0]);
rectangle('Position',[43.75 -96.875 3.125 3.125], 'FaceColor',[1 1 1]);
rectangle('Position',[46.875 -96.875 3.125 3.125], 'FaceColor',[1 1 1]);
rectangle('Position',[43.75 -100 3.125 3.125], 'FaceColor',[0 0 0]);
rectangle('Position',[46.875 -100 3.125 3.125], 'FaceColor',[0 0 0]);
rectangle('Position',[56.25 -53.125 3.125 3.125], 'FaceColor',[0 0 0]);
rectangle('Position',[59.375 -53.125 3.125 3.125], 'FaceColor',[0 0 0]);
rectangle('Position',[56.25 -56.25 3.125 3.125], 'FaceColor',[0 0 0]);
rectangle('Position',[59.375 -56.25 3.125 3.125], 'FaceColor',[1 1 1]);
rectangle('Position',[56.25 -59.375 3.125 3.125], 'FaceColor',[0 0 0]);
rectangle('Position',[59.375 -59.375 3.125 3.125], 'FaceColor',[1 1 1]);
rectangle('Position',[56.25 -62.5 3.125 3.125], 'FaceColor',[0 0 0]);
rectangle('Position',[59.375 -62.5 3.125 3.125], 'FaceColor',[1 1 1]);
rectangle('Position',[62.5 -53.125 3.125 3.125], 'FaceColor',[0 0 0]);
rectangle('Position',[65.625 -53.125 3.125 3.125], 'FaceColor',[1 1 1]);
rectangle('Position',[62.5 -56.25 3.125 3.125], 'FaceColor',[1 1 1]);
rectangle('Position',[65.625 -56.25 3.125 3.125], 'FaceColor',[1 1 1]);
rectangle('Position',[87.5 -53.125 3.125 3.125], 'FaceColor',[1 1 1]);
rectangle('Position',[90.625 -53.125 3.125 3.125], 'FaceColor',[0 0 0]);
rectangle('Position',[87.5 -56.25 3.125 3.125], 'FaceColor',[1 1 1]);
rectangle('Position',[90.625 -56.25 3.125 3.125], 'FaceColor',[0 0 0]);
rectangle('Position',[93.75 -59.375 3.125 3.125], 'FaceColor',[1 1 1]);
rectangle('Position',[96.875 -59.375 3.125 3.125], 'FaceColor',[0 0 0]);
rectangle('Position',[93.75 -62.5 3.125 3.125], 'FaceColor',[1 1 1]);
rectangle('Position',[96.875 -62.5 3.125 3.125], 'FaceColor',[0 0 0]);
rectangle('Position',[93.75 -65.625 3.125 3.125], 'FaceColor',[1 1 1]);
rectangle('Position',[96.875 -65.625 3.125 3.125], 'FaceColor',[0 0 0]);
rectangle('Position',[93.75 -68.75 3.125 3.125], 'FaceColor',[1 1 1]);
rectangle('Position',[96.875 -68.75 3.125 3.125], 'FaceColor',[0 0 0]);
rectangle('Position',[50 -78.125 3.125 3.125], 'FaceColor',[1 1 1]);
rectangle('Position',[53.125 -78.125 3.125 3.125], 'FaceColor',[0 0 0]);
rectangle('Position',[50 -81.25 3.125 3.125], 'FaceColor',[1 1 1]);
rectangle('Position',[53.125 -81.25 3.125 3.125], 'FaceColor',[0 0 0]);
rectangle('Position',[50 -84.375 3.125 3.125], 'FaceColor',[1 1 1]);
rectangle('Position',[53.125 -84.375 3.125 3.125], 'FaceColor',[0 0 0]);
rectangle('Position',[50 -87.5 3.125 3.125], 'FaceColor',[1 1 1]);
rectangle('Position',[53.125 -87.5 3.125 3.125], 'FaceColor',[0 0 0]);
rectangle('Position',[62.5 -84.375 3.125 3.125], 'FaceColor',[1 1 1]);
rectangle('Position',[65.625 -84.375 3.125 3.125], 'FaceColor',[1 1 1]);
rectangle('Position',[62.5 -87.5 3.125 3.125], 'FaceColor',[0 0 0]);
rectangle('Position',[65.625 -87.5 3.125 3.125], 'FaceColor',[0 0 0]);
rectangle('Position',[68.75 -84.375 3.125 3.125], 'FaceColor',[1 1 1]);
rectangle('Position',[71.875 -84.375 3.125 3.125], 'FaceColor',[1 1 1]);
rectangle('Position',[68.75 -87.5 3.125 3.125], 'FaceColor',[0 0 0]);
rectangle('Position',[71.875 -87.5 3.125 3.125], 'FaceColor',[1 1 1]);
rectangle('Position',[50 -90.625 3.125 3.125], 'FaceColor',[1 1 1]);
rectangle('Position',[53.125 -90.625 3.125 3.125], 'FaceColor',[0 0 0]);
rectangle('Position',[50 -93.75 3.125 3.125], 'FaceColor',[1 1 1]);
rectangle('Position',[53.125 -93.75 3.125 3.125], 'FaceColor',[0 0 0]);
rectangle('Position',[50 -96.875 3.125 3.125], 'FaceColor',[1 1 1]);
rectangle('Position',[53.125 -96.875 3.125 3.125], 'FaceColor',[0 0 0]);
rectangle('Position',[50 -100 3.125 3.125], 'FaceColor',[0 0 0]);
rectangle('Position',[53.125 -100 3.125 3.125], 'FaceColor',[0 0 0]);
rectangle('Position',[62.5 -96.875 3.125 3.125], 'FaceColor',[1 1 1]);
rectangle('Position',[65.625 -96.875 3.125 3.125], 'FaceColor',[1 1 1]);
rectangle('Position',[62.5 -100 3.125 3.125], 'FaceColor',[0 0 0]);
rectangle('Position',[65.625 -100 3.125 3.125], 'FaceColor',[0 0 0]);
rectangle('Position',[68.75 -96.875 3.125 3.125], 'FaceColor',[1 1 1]);
rectangle('Position',[71.875 -96.875 3.125 3.125], 'FaceColor',[1 1 1]);
rectangle('Position',[68.75 -100 3.125 3.125], 'FaceColor',[0 0 0]);
rectangle('Position',[71.875 -100 3.125 3.125], 'FaceColor',[0 0 0]);
rectangle('Position',[75 -78.125 3.125 3.125], 'FaceColor',[0 0 0]);
rectangle('Position',[78.125 -78.125 3.125 3.125], 'FaceColor',[0 0 0]);
rectangle('Position',[75 -81.25 3.125 3.125], 'FaceColor',[1 1 1]);
rectangle('Position',[78.125 -81.25 3.125 3.125], 'FaceColor',[1 1 1]);
rectangle('Position',[87.5 -78.125 3.125 3.125], 'FaceColor',[0 0 0]);
rectangle('Position',[90.625 -78.125 3.125 3.125], 'FaceColor',[0 0 0]);
rectangle('Position',[87.5 -81.25 3.125 3.125], 'FaceColor',[1 1 1]);
rectangle('Position',[90.625 -81.25 3.125 3.125], 'FaceColor',[1 1 1]);
rectangle('Position',[93.75 -78.125 3.125 3.125], 'FaceColor',[0 0 0]);
rectangle('Position',[96.875 -78.125 3.125 3.125], 'FaceColor',[0 0 0]);
rectangle('Position',[93.75 -81.25 3.125 3.125], 'FaceColor',[1 1 1]);
rectangle('Position',[96.875 -81.25 3.125 3.125], 'FaceColor',[0 0 0]);
rectangle('Position',[93.75 -84.375 3.125 3.125], 'FaceColor',[1 1 1]);
rectangle('Position',[96.875 -84.375 3.125 3.125], 'FaceColor',[0 0 0]);
rectangle('Position',[93.75 -87.5 3.125 3.125], 'FaceColor',[1 1 1]);
rectangle('Position',[96.875 -87.5 3.125 3.125], 'FaceColor',[0 0 0]);
rectangle('Position',[81.25 -90.625 3.125 3.125], 'FaceColor',[0 0 0]);
rectangle('Position',[84.375 -90.625 3.125 3.125], 'FaceColor',[0 0 0]);
rectangle('Position',[81.25 -93.75 3.125 3.125], 'FaceColor',[1 1 1]);
rectangle('Position',[84.375 -93.75 3.125 3.125], 'FaceColor',[1 1 1]);
rectangle('Position',[75 -96.875 3.125 3.125], 'FaceColor',[1 1 1]);
rectangle('Position',[78.125 -96.875 3.125 3.125], 'FaceColor',[1 1 1]);
rectangle('Position',[75 -100 3.125 3.125], 'FaceColor',[0 0 0]);
rectangle('Position',[78.125 -100 3.125 3.125], 'FaceColor',[0 0 0]);
rectangle('Position',[81.25 -96.875 3.125 3.125], 'FaceColor',[1 1 1]);
rectangle('Position',[84.375 -96.875 3.125 3.125], 'FaceColor',[1 1 1]);
rectangle('Position',[81.25 -100 3.125 3.125], 'FaceColor',[0 0 0]);
rectangle('Position',[84.375 -100 3.125 3.125], 'FaceColor',[0 0 0]);
rectangle('Position',[93.75 -90.625 3.125 3.125], 'FaceColor',[1 1 1]);
rectangle('Position',[96.875 -90.625 3.125 3.125], 'FaceColor',[0 0 0]);
rectangle('Position',[93.75 -93.75 3.125 3.125], 'FaceColor',[1 1 1]);
rectangle('Position',[96.875 -93.75 3.125 3.125], 'FaceColor',[0 0 0]);
rectangle('Position',[87.5 -96.875 3.125 3.125], 'FaceColor',[1 1 1]);
rectangle('Position',[90.625 -96.875 3.125 3.125], 'FaceColor',[1 1 1]);
rectangle('Position',[87.5 -100 3.125 3.125], 'FaceColor',[0 0 0]);
rectangle('Position',[90.625 -100 3.125 3.125], 'FaceColor',[0 0 0]);
rectangle('Position',[93.75 -96.875 3.125 3.125], 'FaceColor',[1 1 1]);
rectangle('Position',[96.875 -96.875 3.125 3.125], 'FaceColor',[0 0 0]);
rectangle('Position',[93.75 -100 3.125 3.125], 'FaceColor',[0 0 0]);
rectangle('Position',[96.875 -100 3.125 3.125], 'FaceColor',[0 0 0]);
X=[93,90.625,85.9375,82.8125,78.125,73.4375,73.4375,71.875,68.75,59.375,53.125,46.875,40.625,34.375,28.125,21.875,17.1875,14.0625,10.9375,7.8125,7.8125,10.9375,15.625,10.9375,10.9375,9.375,7.8125,7.8125,4.6875,4.6875,6];
Y=[-93,-90.625,-92.1875,-92.1875,-90.625,-85.9375,-82.8125,-78.125,-68.75,-65.625,-65.625,-59.375,-53.125,-46.875,-40.625,-40.625,-45.3125,-48.4375,-51.5625,-54.6875,-57.8125,-60.9375,-65.625,-70.3125,-73.4375,-78.125,-82.8125,-85.9375,-89.0625,-92.1875,-93];
hold on;
plot(X,Y,'r');
legend('164.591','Location','southoutside');
